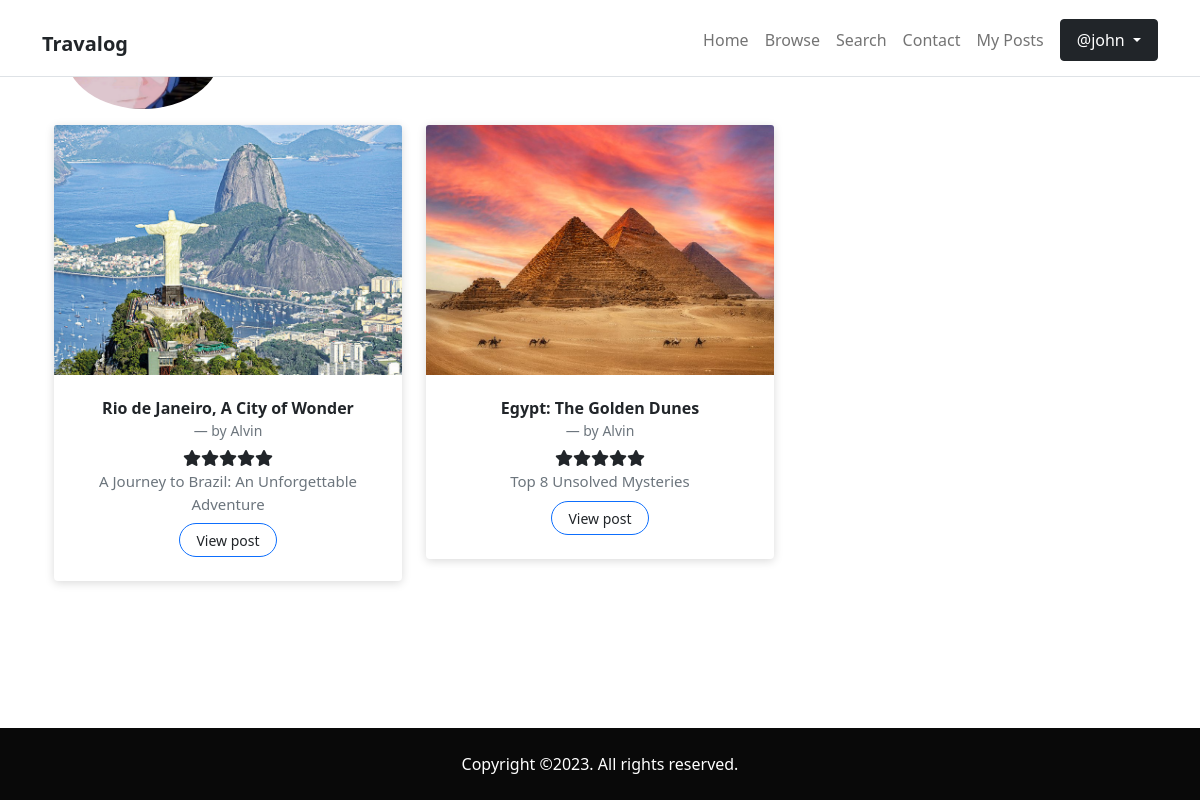
Screenshot of /profile.php?id=345678912 (signed in) with the database file from the repository.
### tables this page shows
CREATE TABLE `posts` (
  `postid` int(128) NOT NULL,
  `userid` int(128) NOT NULL,
  `title` varchar(255) NOT NULL,
  `caption` mediumtext NOT NULL,
  `content` longtext NOT NULL,
  `location` text NOT NULL,
  `continent` varchar(20) NOT NULL,
  `image` text NOT NULL,
  `tag` text NOT NULL,
  `createdtime` bigint(20) NOT NULL,
  `viewcount` int(11) NOT NULL
);

CREATE TABLE `users` (
  `userid` int(128) NOT NULL,
  `username` varchar(255) NOT NULL,
  `password` varchar(255) NOT NULL,
  `profilepic` varchar(255) DEFAULT NULL,
  `profileintro` longtext DEFAULT NULL,
  `realname` varchar(255) NOT NULL,
  `email` varchar(255) NOT NULL,
  `telno` varchar(16) DEFAULT NULL,
  `token` varchar(255) DEFAULT NULL
);

### profile.php (the view, shortened to what this page needs)
<!DOCTYPE html>
<html lang="en">
<?php
require_once("init_db.php");
include_once("helper_list_post.php");
$userid = intval($_GET["id"]) ?? die;
$stmt = $conn->prepare("SELECT posts.postid, posts.userid, title, caption, image, rating AS user_rating, AVG(ratings.rating) AS avg_rating
FROM posts
JOIN ratings ON posts.postid=ratings.postid
WHERE posts.userid=?");
$stmt->bind_param("i", $userid);
$result = $stmt->get_result();
$posts = [];
if ($result->num_rows){
    while($row = $result->fetch_object()){
        $posts[] = $row;
    }
}
?>
<head>
    <link href="https://cdn.jsdelivr.net/npm/bootstrap@5.1.3/dist/css/bootstrap.min.css" rel="stylesheet"
>
    <link rel="stylesheet" href="https://d19m59y37dris4.cloudfront.net/blog/2-0/css/style.default.622904dd.css"
        id="theme-stylesheet">
    <link rel="stylesheet" href="css/cards-gallery.css">
    <link rel="stylesheet" href="css/main.css">
</head>
<body>
    <nav class="navbar navbar-expand-lg navbar-light bg-white border-bottom py-2 fixed-top">
        <div class="container pt-1">
            <h1>
                <a class="navbar-brand text-md fw-bold text-dark" href="index.php">Travalog</a>
            </h1>
            <div class="collapse navbar-collapse" id="navbarSupportedContent">
                <ul class="navbar-nav ms-auto mb-2 mb-lg-0 align-items-lg-center">
                    <li class="nav-item"><a class="nav-link " href="index.php">Home</a>
                    </li>
                    <li class="nav-item"><a class="nav-link " href="browse.php">Browse</a>
                    </li>
                    <li class="nav-item"><a class="nav-link " href="search.php">Search</a>
                    </li>
                    <li class="nav-item"><a class="nav-link " href="contact.php">Contact</a>
                    </li>
                    <?php
                    if (isset($_SESSION["username"])) {
                        $username = $_SESSION["username"];
                        echo <<< LOGIN
                        <li class="nav-item"><a class="nav-link " href="my_posts.php">My Posts</a></li>
                        <li class="nav-item dropdown">
                            <a class="btn btn-style btn-dark ms-2 px-3 py-2 dropdown-toggle " href="#" id="navbarUserMenuLink" role="button" data-bs-toggle="dropdown" aria-expanded="false">
                                @$username
                            </a>
                            <ul class="dropdown-menu" aria-labelledby="navbarUserMenuLink">
                                <li><a class="dropdown-item" href="analysis.php">Analysis</a></li>
                                <li><a class="dropdown-item" href="my_profile.php">Edit profile</a></li>
                                <li><a class="dropdown-item" href="logout.php">Log out</a></li>
                            </ul>
                        </li>
                        LOGIN;
                    } else {
                        echo <<< OUTSIDE
                        <li class="nav-item"><a class="nav-link " href="login.php">Login</a></li>
                        <li class="nav-item "><a class="btn btn-style btn-dark ms-2 px-3 py-2 " href="register.php">Sign Up</a></li>
                        OUTSIDE;
                    }
                    ?>
                </ul>
            </div>
        </div>
    </nav>
    <section>
        <div class="container">
            <div class="container section-title row">
                <div class="col-2">
                    <picture class="author-pfp">
                    </picture>
                </div>
                <div class="col-10">
                    <h2>
                    </h2>
                    <p>
                    </p>
                </div>
            </div>
            <section class="gallery-block cards-gallery">
                <div class="container">
                    <div class="row">
                        <?php
                        [$posts, $total] = listProfilePostPreview($conn, $userid);
                        buildHTMLPostPreview($posts);
                        ?>
                    </div>
                </div>
            </section>
        </div>
    </section>
    <footer>
        <div class="copyrights text-white py-4" style="background: #090909">
            <div class="container">
                <div class="row text-center gy-2">
                    <div class="col-md-12">
                        <p class="mb-0 fw-light text-sm">Copyright &copy;2023. All rights reserved.</p>
                    </div>
                </div>
            </div>
        </div>
    </footer>
    <link rel="stylesheet" href="https://use.fontawesome.com/releases/v6.4.0/css/all.css">
</body>
</html>

### helper_list_post.php (shortened to what this page needs)
<?php
function buildHTMLPostPreview($posts, $edit=false){
    foreach ($posts as $post) {
        $output = "";
        $title = htmlentities($post->title);
        $output .= <<< HEADERPOST
        <div class="col-md-6 col-lg-4">
            <div class="card border-0 transform-on-hover">
                <picture>
                    <img src="$post->image" alt="Card Image" class="card-img-top">
                </picture>
                <div class="card-body">
                    <h6>$title</h6>
        HEADERPOST;
        if (!$edit) {
            $displayname = htmlentities(
                isset($post->realname) ? $post->realname : $post->username
            );
            $output .= '<small class="blockquote-footer mt-0">by ' . $displayname . '</small>';
            $output .= '<div class="container mt-1">';
            $rounded = round($post->avg_rating);
            for ($i = 0; $i < 5 - $rounded; $i++) {
                $output .= '<span class="fa fa-star"></span>';
            }
            $output .= '</div>';
        }
        $caption = htmlentities($post->caption);
        $output .= '<p class="text-muted card-text mb-2">'.$caption.'</p>';
        if ($edit){
            $output .= <<< BUTTONSACTION
                    <div class="float-end">
                        <button onclick="window.location.href='edit_post.php?id=$post->postid';" class="fa fa-edit btn btn-lg btn-outline-primary stretched-link"></button>
                        <button class="fa fa-trash btn btn-lg btn-outline-danger" style="position: relative; z-index: 1000;"
                        data-bs-toggle="modal" data-bs-target="#deleteModal" data-bs-postid="$post->postid" aria-hidden="true"></button>
                    </div>
            BUTTONSACTION;
        } else {
            $output .= '<a href="post.php?id=' . $post->postid . '" class="btn btn-outline-primary btn-rounded px-3 py-1 stretched-link"><small>View post</small></a>';
        }
        $output .= <<< ENDPOST
                </div>
            </div>
        </div>
        ENDPOST;
        echo $output;
    }
}
function listProfilePostPreview($conn, $userid = null){
    $stmt = $conn->prepare("SELECT posts.postid, title, caption, image, realname, username, AVG(ratings.rating) AS avg_rating,
      (SELECT count(*) FROM posts WHERE posts.userid= ? ) AS postCount
    FROM posts
    LEFT JOIN ratings ON posts.postid=ratings.postid
    LEFT JOIN users ON posts.userid=users.userid
    WHERE posts.userid= ?
    GROUP BY posts.postid
    ORDER BY createdtime DESC");
    $stmt->bind_param("ss", $userid, $userid);
    if (!$stmt->execute()){
        return null;
    }
    $result = $stmt->get_result();
    if ($result->num_rows){
        $count = 0;
        while($row = $result->fetch_object()){
            $resultarr[] = $row;
            $count = $row->postCount;
        }
        return array($resultarr, $count);
    } else {
        return array(null, 0);
    }
}

### css/cards-gallery.css (style rules this page uses)
.gallery-block { padding: 1rem 0; }
.gallery-block.cards-gallery h6 { font-weight: bold; margin-bottom: 0; padding-bottom: 0; }
.gallery-block.cards-gallery .card { transition: 0.4s ease; }
.gallery-block.cards-gallery .card picture, .gallery-block.cards-gallery .card img { object-fit: cover; height: 250px; }
.gallery-block.cards-gallery .card-body { text-align: center; padding: 1.5rem 1.5rem; }
.gallery-block.cards-gallery .card-body p { font-size: 15px; }
.gallery-block.cards-gallery a { color: #212529; }
.gallery-block.cards-gallery .card { margin-bottom: 30px; box-shadow: 0px 2px 10px rgba(0, 0, 0, 0.15); }

### css/main.css (style rules this page uses)
.btn-rounded { border-radius: 5rem; }
body { min-height: 100vh; display: grid; grid-template-rows: 1fr auto; }

### rows the page displays
posts: image (picture), title "Rio de Janeiro, A City of Wonder", userid.realname "Alvin", caption "A Journey to Brazil: An Unforgettable Adventure"
posts: image (picture), title "Egypt: The Golden Dunes", userid.realname "Alvin", caption "Top 8 Unsolved Mysteries"

### other values shown
$username "john"
